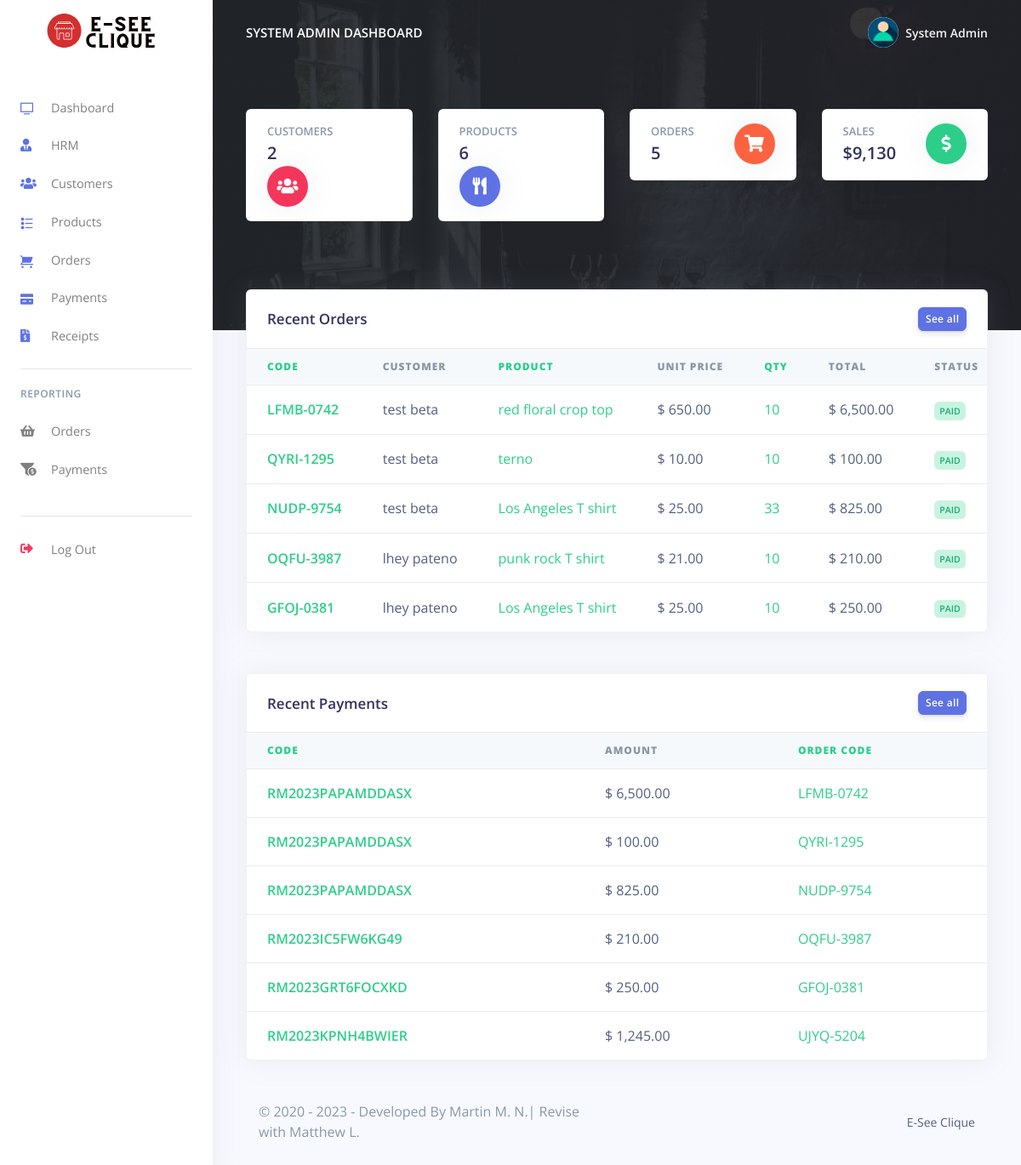
Screenshot of /Restro/admin/dashboard.php (signed in) with the database file from the repository.
### tables this page shows
CREATE TABLE `rpos_admin` (
  `admin_id` varchar(200) NOT NULL,
  `admin_name` varchar(200) NOT NULL,
  `admin_email` varchar(200) NOT NULL,
  `admin_password` varchar(200) NOT NULL
);

CREATE TABLE `rpos_orders` (
  `order_id` varchar(200) NOT NULL,
  `order_code` varchar(200) NOT NULL,
  `customer_id` varchar(200) NOT NULL,
  `customer_name` varchar(200) NOT NULL,
  `prod_id` varchar(200) NOT NULL,
  `prod_name` varchar(200) NOT NULL,
  `prod_price` varchar(200) NOT NULL,
  `prod_qty` varchar(200) NOT NULL,
  `order_status` varchar(200) NOT NULL,
  `created_at` timestamp(6) NOT NULL DEFAULT current_timestamp(6) ON UPDATE current_timestamp(6)
);

CREATE TABLE `rpos_payments` (
  `pay_id` varchar(200) NOT NULL,
  `pay_code` varchar(200) NOT NULL,
  `order_code` varchar(200) NOT NULL,
  `customer_id` varchar(200) NOT NULL,
  `pay_amt` varchar(200) NOT NULL,
  `pay_method` varchar(200) NOT NULL,
  `created_at` timestamp(6) NOT NULL DEFAULT current_timestamp(6) ON UPDATE current_timestamp(6)
);

### Restro/admin/partials/_analytics.php (called while the page is built, shortened)
<?php
$query = "SELECT COUNT(*) FROM `rpos_customers` ";
$stmt = $mysqli->prepare($query);
$stmt->execute();
$stmt->bind_result($customers);
$query = "SELECT COUNT(*) FROM `rpos_orders` ";
$stmt = $mysqli->prepare($query);
$stmt->execute();
$stmt->bind_result($orders);
$query = "SELECT COUNT(*) FROM `rpos_products` ";
$stmt = $mysqli->prepare($query);
$stmt->execute();
$stmt->bind_result($products);
$query = "SELECT SUM(pay_amt) FROM `rpos_payments` ";
$stmt = $mysqli->prepare($query);
$stmt->execute();
$stmt->bind_result($sales_formatted);
$sales = number_format($sales_formatted );

### Restro/admin/dashboard.php (the view, shortened to what this page needs)
<?php
include('config/config.php');
require_once('partials/_head.php');
require_once('partials/_analytics.php');
?>
<body>
  <?php
  require_once('partials/_sidebar.php');
  ?>
  <div class="main-content">
    <?php
    require_once('partials/_topnav.php');
    ?>
    <div style="background-image: url(assets/img/theme/restro00.jpg); background-size: cover;" class="header  pb-8 pt-5 pt-md-8">
      <span class="mask bg-gradient-dark opacity-8"></span>
      <div class="container-fluid">
        <div class="header-body">
          <div class="row">
            <div class="col-xl-3 col-lg-6">
              <div class="card card-stats mb-4 mb-xl-0">
              <a href="customes">
                <div class="card-body">
                  <div class="row">
                    <div class="col">
                      <h5 class="card-title text-uppercase text-muted mb-0">Customers</h5>
                      <span class="h2 font-weight-bold mb-0"><?php echo $customers; ?></span>
                    </div>
                    <div class="col-auto">
                      <div class="icon icon-shape bg-danger text-white rounded-circle shadow">
                        <i class="fas fa-users"></i>
                      </div>
                    </div>
                  </div>
                  </a>
                </div>
              </div>
            </div>
            <div class="col-xl-3 col-lg-6">
              <div class="card card-stats mb-4 mb-xl-0">
              <a href="products">
                <div class="card-body">
                  <div class="row">
                    <div class="col">
                      <h5 class="card-title text-uppercase text-muted mb-0">Products</h5>
                      <span class="h2 font-weight-bold mb-0"><?php echo $products; ?></span>
                    </div>
                    <div class="col-auto">
                      <div class="icon icon-shape bg-primary text-white rounded-circle shadow">
                        <i class="fas fa-utensils"></i>
                      </div>
                    </div>
                  </div>
                </div>
              </a>
              </div>
            </div>
            <div class="col-xl-3 col-lg-6">
              <div class="card card-stats mb-4 mb-xl-0">
              <a href="customes">
                <div class="card-body">
                  <div class="row">
                    <div class="col">
                      <h5 class="card-title text-uppercase text-muted mb-0">Orders</h5>
                      <span class="h2 font-weight-bold mb-0"><?php echo $orders; ?></span>
                    </div>
                    <div class="col-auto">
                      <div class="icon icon-shape bg-warning text-white rounded-circle shadow">
                        <i class="fas fa-shopping-cart"></i>
                      </div>
                    </div>
                  </div>
                </div>
              </div>
            </div>
            <div class="col-xl-3 col-lg-6">
              <div class="card card-stats mb-4 mb-xl-0">
                <a href="orders_reports">
                <div class="card-body">
                  <div class="row">
                    <div class="col">
                      <h5 class="card-title text-uppercase text-muted mb-0">Sales</h5>
                      <?php
                        if ($sales == null || $sales == 0) {
                            echo '<span class="h2 font-weight-bold mb-0">$0</span>';
                        } else {
                            echo '<span class="h2 font-weight-bold mb-0">$' . $sales . '</span>';
                        }
                      ?>
                    </div>
                    <div class="col-auto">
                      <div class="icon icon-shape bg-green text-white rounded-circle shadow">
                        <i class="fas fa-dollar-sign"></i>
                      </div>
                    </div>
                  </div>
                </div>
                </a>
              </div>
            </div>
          </div>
        </div>
      </div>
    </div>
    <div class="container-fluid mt--7">
      <div class="row mt-5">
        <div class="col-xl-12 mb-5 mb-xl-0">
          <div class="card shadow">
            <div class="card-header border-0">
              <div class="row align-items-center">
                <div class="col">
                  <h3 class="mb-0">Recent Orders</h3>
                </div>
                <div class="col text-right">
                  <a href="orders_reports" class="btn btn-sm btn-primary">See all</a>
                </div>
              </div>
            </div>
            <div class="table-responsive">
              <table class="table align-items-center table-flush">
                <thead class="thead-light">
                  <tr>
                    <th class="text-success" scope="col"><b>Code</b></th>
                    <th scope="col"><b>Customer</b></th>
                    <th class="text-success" scope="col"><b>Product</b></th>
                    <th scope="col"><b>Unit Price</b></th>
                    <th class="text-success" scope="col"><b>Qty</b></th>
                    <th scope="col"><b>Total</b></th>
                    <th scop="col"><b>Status</b></th>
                  </tr>
                </thead>
                <tbody>
                  <?php
                  $ret = "SELECT * FROM  rpos_orders ORDER BY `rpos_orders`.`created_at` DESC LIMIT 7 ";
                  $stmt = $mysqli->prepare($ret);
                  $stmt->execute();
                  $res = $stmt->get_result();
                  while ($order = $res->fetch_object()) {
                    $total = ($order->prod_price * $order->prod_qty);
                  ?>
                    <tr>
                      <th class="text-success" scope="row"><?php echo $order->order_code; ?></th>
                      <td><?php echo $order->customer_name; ?></td>
                      <td class="text-success"><?php echo $order->prod_name; ?></td>
                      <td>$ <?php echo number_format($order->prod_price, 2, '.', ','); ?></td>
                      <td class="text-success"><?php echo $order->prod_qty; ?></td>
                      <td>$ <?php echo number_format($total, 2, '.', ','); ?></td>
                      <td><?php if ($order->order_status == '') {
                            echo "<span class='badge badge-danger'>Not Paid</span>";
                          } else {
                            echo "<span class='badge badge-success'>$order->order_status</span>";
                          } ?></td>
                    </tr>
                  <?php } ?>
                </tbody>
              </table>
            </div>
          </div>
        </div>
      </div>
      <div class="row mt-5">
        <div class="col-xl-12">
          <div class="card shadow">
            <div class="card-header border-0">
              <div class="row align-items-center">
                <div class="col">
                  <h3 class="mb-0">Recent Payments</h3>
                </div>
                <div class="col text-right">
                  <a href="payments_reports" class="btn btn-sm btn-primary">See all</a>
                </div>
              </div>
            </div>
            <div class="table-responsive">
              <table class="table align-items-center table-flush">
                <thead class="thead-light">
                  <tr>
                    <th class="text-success" scope="col"><b>Code</b></th>
                    <th scope="col"><b>Amount</b></th>
                    <th class='text-success' scope="col"><b>Order Code</b></th>
                  </tr>
                </thead>
                <tbody>
                  <?php
                  $ret = "SELECT * FROM   rpos_payments   ORDER BY `rpos_payments`.`created_at` DESC LIMIT 7 ";
                  $stmt = $mysqli->prepare($ret);
                  $stmt->execute();
                  $res = $stmt->get_result();
                  while ($payment = $res->fetch_object()) {
                  ?>
                    <tr>
                      <th class="text-success" scope="row">
                        <?php echo $payment->pay_code; ?>
                      </th>
                      <td>
                         $ <?php echo number_format($payment->pay_amt, 2, '.', ','); ?>
                      </td>
                      <td class='text-success'>
                        <?php echo $payment->order_code; ?>
                      </td>
                    </tr>
                  <?php } ?>
                </tbody>
              </table>
            </div>
          </div>
        </div>
      </div>
      <?php require_once('partials/_footer.php'); ?>
    </div>
</body>
</html>

### Restro/admin/partials/_sidebar.php (shortened to what this page needs)
<?php
$admin_id = $_SESSION['admin_id'];
$ret = "SELECT * FROM  rpos_admin  WHERE admin_id = '$admin_id'";
$stmt = $mysqli->prepare($ret);
$stmt->execute();
$res = $stmt->get_result();
while ($admin = $res->fetch_object()) {
?>
  <nav class="navbar navbar-vertical fixed-left navbar-expand-md navbar-light bg-white" id="sidenav-main">
    <div class="container-fluid">
      <a class="navbar-brand pt-0" href="dashboard">
        <img src="assets/img/brand/test.svg" class="navbar-brand-img" alt="..." width="500" height="300">
      </a>
      <div class="collapse navbar-collapse" id="sidenav-collapse-main">
        <ul class="navbar-nav">
          <li class="nav-item">
            <a class="nav-link" href="dashboard">
              <i class="ni ni-tv-2 text-primary"></i> Dashboard
            </a>
          </li>
          <li class="nav-item">
            <a class="nav-link" href="hrm">
              <i class="fas fa-user-tie text-primary"></i> HRM
            </a>
          </li>
          <li class="nav-item">
            <a class="nav-link" href="customes">
              <i class="fas fa-users text-primary"></i> Customers
            </a>
          </li>
          <li class="nav-item">
            <a class="nav-link" href="products">
              <i class="ni ni-bullet-list-67 text-primary"></i>Products
            </a>
          </li>
          <li class="nav-item">
            <a class="nav-link" href="orders">
              <i class="ni ni-cart text-primary"></i> Orders
            </a>
          </li>
          <li class="nav-item">
            <a class="nav-link" href="payments">
              <i class="ni ni-credit-card text-primary"></i> Payments
            </a>
          </li>
          <li class="nav-item">
            <a class="nav-link" href="receipts">
              <i class="fas fa-file-invoice-dollar text-primary"></i> Receipts
            </a>
          </li>
        </ul>
        <hr class="my-3">
        <h6 class="navbar-heading text-muted">Reporting</h6>
        <ul class="navbar-nav mb-md-3">
          <li class="nav-item">
            <a class="nav-link" href="orders_reports">
              <i class="fas fa-shopping-basket"></i> Orders
            </a>
          </li>
          <li class="nav-item">
            <a class="nav-link" href="payments_reports">
              <i class="fas fa-funnel-dollar"></i> Payments
            </a>
          </li>
        </ul>
        <hr class="my-3">
        <ul class="navbar-nav mb-md-3">
          <li class="nav-item">
            <a class="nav-link" href="logout">
              <i class="fas fa-sign-out-alt text-danger"></i> Log Out
            </a>
          </li>
        </ul>
      </div>
    </div>
  </nav>
<?php } ?>

### Restro/admin/partials/_topnav.php (shortened to what this page needs)
<?php
$admin_id = $_SESSION['admin_id'];
$ret = "SELECT * FROM  rpos_admin  WHERE admin_id = '$admin_id'";
$stmt = $mysqli->prepare($ret);
$stmt->execute();
$res = $stmt->get_result();
while ($admin = $res->fetch_object()) {
?>
    <nav class="navbar navbar-top navbar-expand-md navbar-dark" id="navbar-main">
        <div class="container-fluid">
            <a class="h4 mb-0 text-white text-uppercase d-none d-lg-inline-block" href="dashboard"><?php echo $admin->admin_name; ?> Dashboard</a>
            <ul class="navbar-nav align-items-center d-none d-md-flex">
                <li class="nav-item dropdown">
                    <a class="nav-link pr-0" href="#" role="button" data-toggle="dropdown" aria-haspopup="true" aria-expanded="false">
                        <div class="media align-items-center">
                            <span class="avatar avatar-sm rounded-circle">
                                <img alt="Image placeholder" src="assets/img/theme/user-a-min.png">
                            </span>
                            <div class="media-body ml-2 d-none d-lg-block">
                                <span class="mb-0 text-sm  font-weight-bold"><?php echo $admin->admin_name; ?></span>
                            </div>
                        </div>
                    </a>
                </li>
            </ul>
        </div>
    </nav>
<?php } ?>

### rows the page displays
rpos_admin: admin_name "SYSTEM ADMIN", admin_name "System Admin"
rpos_orders: order_code "LFMB-0742", customer_name "test beta", prod_name "red floral crop top", prod_price "650.00", prod_qty "10", total "6,500.00", order_status "PAID"
rpos_orders: order_code "QYRI-1295", customer_name "test beta", prod_name "terno", prod_price "10.00", prod_qty "10", total "100.00", order_status "PAID"
rpos_orders: order_code "NUDP-9754", customer_name "test beta", prod_name "Los Angeles T shirt", prod_price "25.00", prod_qty "33", total "825.00", order_status "PAID"
rpos_orders: order_code "OQFU-3987", customer_name "lhey pateno", prod_name "punk rock T shirt", prod_price "21.00", prod_qty "10", total "210.00", order_status "PAID"
rpos_orders: order_code "GFOJ-0381", customer_name "lhey pateno", prod_name "Los Angeles T shirt", prod_price "25.00", prod_qty "10", total "250.00", order_status "PAID"
rpos_payments: pay_code "RM2023PAPAMDDASX", pay_amt "6,500.00", order_code "LFMB-0742"
rpos_payments: pay_code "RM2023PAPAMDDASX", pay_amt "100.00", order_code "QYRI-1295"
rpos_payments: pay_code "RM2023PAPAMDDASX", pay_amt "825.00", order_code "NUDP-9754"
rpos_payments: pay_code "RM2023IC5FW6KG49", pay_amt "210.00", order_code "OQFU-3987"
rpos_payments: pay_code "RM2023GRT6FOCXKD", pay_amt "250.00", order_code "GFOJ-0381"
rpos_payments: pay_code "RM2023KPNH4BWIER", pay_amt "1,245.00", order_code "UJYQ-5204"

### other values shown
$customers "2"
$products "6"
$orders "5"
$sales "9,130"
